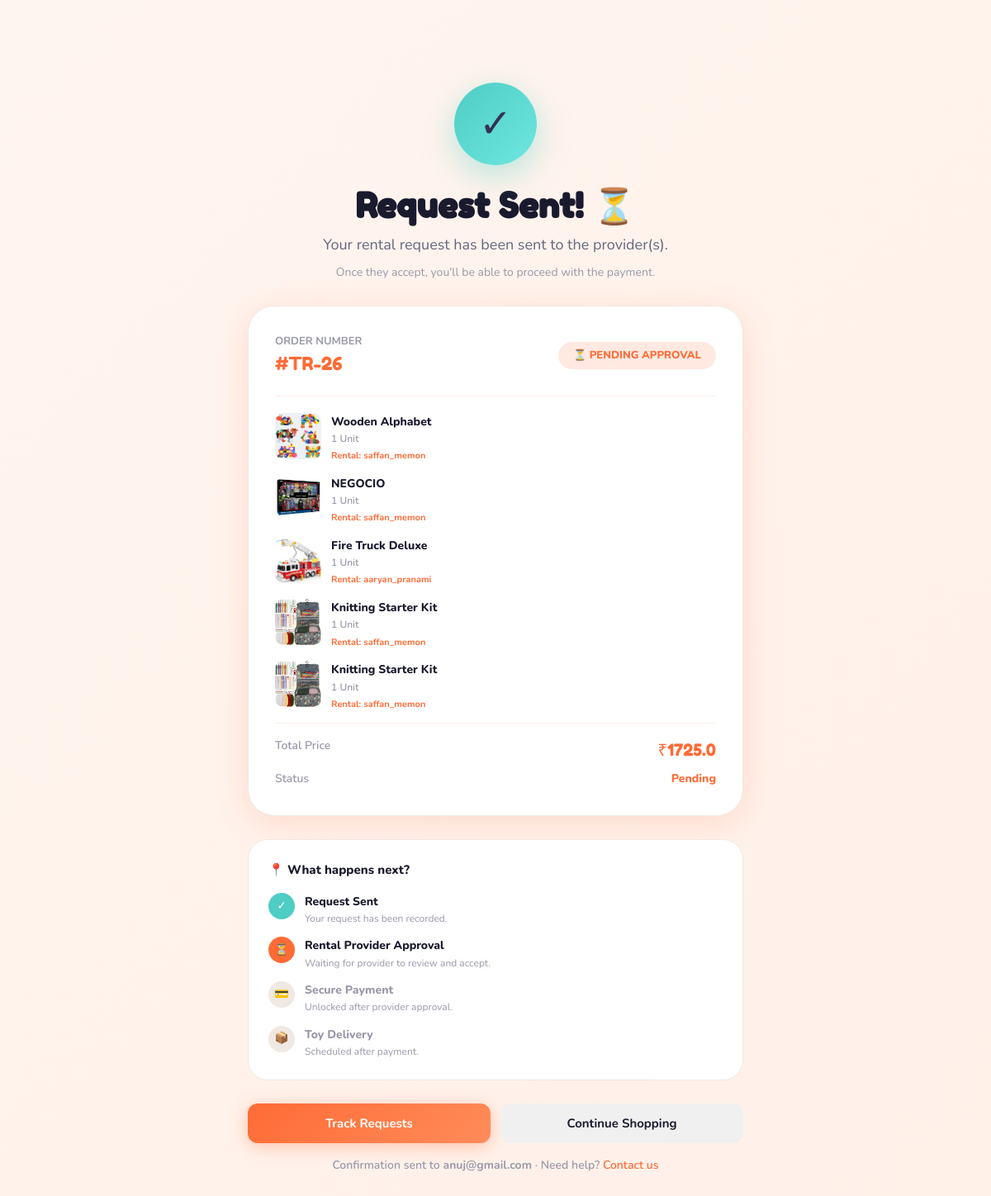
The page /ordersuccess_view/ (signed in) on the database its author committed.
### app_modules/adminapp/models.py (models this page shows, shortened)
class RentalRequest(models.Model):
    class Status(models.TextChoices):
        PENDING = 'PENDING', 'Pending'
        ACCEPTED = 'ACCEPTED', 'Accepted'
        REJECTED = 'REJECTED', 'Rejected'
        PAID = 'PAID', 'Paid'
        SHIPPED = 'SHIPPED', 'Shipped'
        DELIVERING = 'DELIVERING', 'Out for Delivery'
        COMPLETED = 'COMPLETED', 'Delivered'
    class PaymentMethod(models.TextChoices):
        CARD = 'CARD', 'Credit/Debit Card'
        COD = 'COD', 'Cash on Delivery'
    user = models.ForeignKey(settings.AUTH_USER_MODEL, on_delete=models.CASCADE, related_name='rental_requests')
    toy = models.ForeignKey(toy, on_delete=models.CASCADE)
    rental_provider = models.ForeignKey(settings.AUTH_USER_MODEL, on_delete=models.CASCADE, related_name='provided_rentals')
    quantity = models.IntegerField()
    total_price = models.FloatField()
    security_deposit = models.FloatField()
    status = models.CharField(max_length=20, choices=Status.choices, default=Status.PENDING)
    payment_method = models.CharField(max_length=20, choices=PaymentMethod.choices, default=PaymentMethod.CARD)
    first_name = models.CharField(max_length=100, null=True, blank=True)
    last_name = models.CharField(max_length=100, null=True, blank=True)
    email = models.EmailField(null=True, blank=True)
    phone = models.CharField(max_length=20, null=True, blank=True)
    address = models.TextField(null=True, blank=True)
    city = models.CharField(max_length=100, null=True, blank=True)
    pincode = models.CharField(max_length=20, null=True, blank=True)
    delivery_date = models.DateField(null=True, blank=True)
    created_at = models.DateTimeField(auto_now_add=True)
    updated_at = models.DateTimeField(auto_now=True)
    rental_duration_weeks = models.IntegerField(default=1)
    rental_end_date = models.DateField(null=True, blank=True)
    is_extension = models.BooleanField(default=False)
    original_rental = models.ForeignKey('self', on_delete=models.SET_NULL, null=True, blank=True, related_name='extensions')

class toy (models.Model):
    category =  models.ForeignKey(category,on_delete=models.CASCADE, null=True, blank=True)
    subcategory = models.ForeignKey(subcategory,on_delete=models.CASCADE, null=True, blank=True)
    added_by = models.ForeignKey(settings.AUTH_USER_MODEL, on_delete=models.CASCADE, null=True, blank=True)
    name =  models.CharField(max_length=100)
    description = models.TextField()
    long_description = models.TextField(null=True, blank=True)
    whats_included = models.TextField(null=True, blank=True)
    brand = models.CharField(max_length=255)
    age_group = models.CharField(max_length=255)
    rental_price_per_week = models.IntegerField()
    security_deposit = models.IntegerField()
    stock_quantity = models.IntegerField()
    available_quantity = models.IntegerField()
    condition = models.CharField(max_length=100)
    image = models.FileField(upload_to='toy_image')
    is_available = models.BooleanField(default=True)
    is_popular = models.BooleanField(default=False)
    is_on_sale = models.BooleanField(default=False)
    is_featured = models.BooleanField(default=False)
    created_at = models.DateTimeField(auto_now_add=True)
    update_at = models.DateTimeField(auto_now=True)

### app_modules/userapp/models.py (models this page shows, shortened)
class CustomUser(AbstractUser):
    class Role(models.TextChoices):
        ADMIN = 'ADMIN', 'Admin'
        RENTAL = 'RENTAL', 'Rental'
        USER = 'USER', 'User'
    GENDER_CHOICES = [
        ('Male', 'Male'),
        ('Female', 'Female'),
        ('Other', 'Other'),
    ]
    email = models.EmailField(blank=True, null=True)
    phone = models.CharField(max_length=15, blank=True, null=True)
    address = models.TextField(blank=True, null=True)
    profile_image = models.ImageField(upload_to='profile_images/', blank=True, null=True)
    date_of_birth = models.DateField(blank=True, null=True)
    gender = models.CharField(max_length=10, choices=GENDER_CHOICES, blank=True, null=True)
    city = models.CharField(max_length=100, blank=True, null=True)
    state = models.CharField(max_length=100, blank=True, null=True)
    pincode = models.CharField(max_length=10, blank=True, null=True)
    emergency_contact = models.CharField(max_length=15, blank=True, null=True)
    alternate_phone = models.CharField(max_length=15, blank=True, null=True)
    role = models.CharField(max_length=10,choices=Role.choices,default=Role.USER)
    is_approved = models.BooleanField(default=True)
    created_at = models.DateTimeField(auto_now_add=True)
    updated_at = models.DateTimeField(auto_now=True)

### app_modules/userapp/views.py (the view)
# urls.py: path('ordersuccess_view/',views.ordersuccess_view,name="ordersuccess_view"),
def ordersuccess_view(request):
    recent_requests = models.RentalRequest.objects.filter(user=request.user).order_by('-created_at')[:5]
    total_payable = sum(r.total_price + r.security_deposit for r in recent_requests)
    return render(request, 'tmp_user/ordersuccess.html', {'requests': recent_requests, 'total_payable': total_payable})

### templates/tmp_user/ordersuccess.html (shortened to what this page needs)
<!DOCTYPE html>
<html lang="en">
 {% load static %}
<head>
<link rel="stylesheet" href="{% static 'sta_user/css/style.css' %}">
</head>
<body>
<section style="min-height:100vh;display:flex;align-items:center;justify-content:center;background:linear-gradient(135deg,#FFF5EF,#FFF0E8);padding:100px 20px 60px">
  <div style="text-align:center;max-width:600px;width:100%">
    <div class="success-icon" style="width:100px;height:100px;background:linear-gradient(135deg,var(--secondary),#6EE7E0);border-radius:50%;display:flex;align-items:center;justify-content:center;font-size:48px;margin:0 auto 24px;box-shadow:0 12px 40px rgba(78,205,196,0.4)">✓</div>
    <h1 style="font-family:var(--font-display);font-size:42px;color:var(--dark);margin-bottom:8px">
      {% if requests.0.status == 'PENDING' %}Request Sent! ⏳
      {% elif requests.0.status == 'ACCEPTED' %}Request Accepted! 🎉
      {% elif requests.0.status == 'PAID' %}Order Confirmed! 🎁
      {% else %}Request {{ requests.0.status|title }}!{% endif %}
    </h1>
    <p style="font-size:18px;color:var(--text-light);margin-bottom:8px">
      {% if requests.0.status == 'PENDING' %}Your rental request has been sent to the provider(s).
      {% elif requests.0.status == 'ACCEPTED' %}Good news! Your request has been approved.
      {% elif requests.0.status == 'PAID' %}Thank you for your payment. Your toys are being prepared!
      {% else %}There was an update to your request.{% endif %}
    </p>
    <p style="font-size:14px;color:var(--text-muted);margin-bottom:24px">
      {% if requests.0.status == 'PENDING' %}Once they accept, you'll be able to proceed with the payment.
      {% elif requests.0.status == 'ACCEPTED' %}You can now complete the payment to finalize your order.
      {% elif requests.0.status == 'PAID' %}You can track your delivery in the "My Orders" section.
      {% endif %}
    </p>
    <div style="background:white;border-radius:var(--radius-xl);padding:32px;border:1px solid var(--border);box-shadow:var(--shadow-lg);margin:28px 0;text-align:left">
      <div style="display:flex;align-items:center;justify-content:space-between;margin-bottom:20px;flex-wrap:wrap;gap:12px">
        <div>
          <div style="font-size:13px;color:var(--text-muted);font-weight:700">ORDER NUMBER</div>
          <div style="font-family:var(--font-display);font-size:22px;color:var(--primary)">#TR-{{ requests.0.id }}</div>
        </div>
        <div style="background:rgba(255,107,53,0.15);color:var(--primary);padding:6px 18px;border-radius:50px;font-weight:800;font-size:13px">
          {% if requests.0.status == 'PENDING' %}⏳ PENDING APPROVAL
          {% elif requests.0.status == 'ACCEPTED' %}✅ ACCEPTED
          {% elif requests.0.status == 'PAID' %}💰 PAID & CONFIRMED
          {% else %}❌ {{ requests.0.status }}{% endif %}
        </div>
      </div>
        <div style="border-top:1px solid var(--border-light);padding-top:20px">
          {% for req in requests %}
          <div style="display:flex;gap:12px;margin-bottom:14px">
            {% if req.toy.image %}
            <img src="{{ req.toy.image.url }}" style="width:56px;height:56px;border-radius:10px;object-fit:cover" alt="{{ req.toy.name }}">
            {% else %}
            <div style="width:56px;height:56px;border-radius:10px;background:#f0f0f0;display:flex;align-items:center;justify-content:center;">🧸</div>
            {% endif %}
            <div>
              <div style="font-weight:800;font-size:14px;color:var(--dark)">{{ req.toy.name }}</div>
              <div style="font-size:12px;color:var(--text-muted);font-weight:600">{{ req.quantity }} Unit{{ req.quantity|pluralize }}</div>
              <div style="font-size:11px;color:var(--primary);font-weight:700;margin-top:2px">
                 Rental: {{ req.rental_provider.username }}
              </div>
            </div>
          </div>
          {% empty %}
          <p style="text-align:center;color:var(--text-muted);font-size:14px">No recent requests found.</p>
          {% endfor %}
        </div>
      <div style="border-top:1px solid var(--border-light);padding-top:16px;margin-top:4px">
        <div style="display:flex;justify-content:space-between;margin-bottom:8px;font-size:14px"><span style="color:var(--text-muted);font-weight:600">Total Price</span><span style="font-family:var(--font-display);font-size:20px;color:var(--primary)">₹{{ total_payable }}</span></div>
        <div style="display:flex;justify-content:space-between;font-size:14px"><span style="color:var(--text-muted);font-weight:600">Status</span><span style="font-weight:800;color:var(--primary)">{{ requests.0.status|title }}</span></div>
      </div>
    </div>
    <div style="background:white;border-radius:var(--radius-lg);padding:24px;border:1px solid var(--border);margin-bottom:28px;text-align:left">
      <div style="font-weight:800;font-size:15px;color:var(--dark);margin-bottom:16px">📍 What happens next?</div>
      <div style="display:flex;flex-direction:column;gap:12px">
        <div style="display:flex;gap:12px;align-items:flex-start">
          <div style="width:32px;height:32px;background:var(--secondary);border-radius:50%;display:flex;align-items:center;justify-content:center;color:white;font-size:14px;flex-shrink:0">✓</div>
          <div>
            <div style="font-weight:800;font-size:14px;color:var(--dark)">Request Sent</div>
            <div style="font-size:12px;color:var(--text-muted)">Your request has been recorded.</div>
          </div>
        </div>
        <div style="display:flex;gap:12px;align-items:flex-start">
          <div style="width:32px;height:32px;background:{% if requests.0.status != 'PENDING' %}var(--secondary){% else %}var(--primary){% endif %};border-radius:50%;display:flex;align-items:center;justify-content:center;color:white;font-size:14px;flex-shrink:0">
            {% if requests.0.status != 'PENDING' %}✓{% else %}⏳{% endif %}
          </div>
          <div>
            <div style="font-weight:800;font-size:14px;color:{% if requests.0.status == 'PENDING' %}var(--dark){% else %}var(--text-muted){% endif %}">Rental Provider Approval</div>
            <div style="font-size:12px;color:var(--text-muted)">
              {% if requests.0.status == 'PENDING' %}Waiting for provider to review and accept.{% else %}Provider has accepted your request.{% endif %}
            </div>
          </div>
        </div>
        <div style="display:flex;gap:12px;align-items:flex-start">
          <div style="width:32px;height:32px;background:{% if requests.0.status == 'PAID' or requests.0.status == 'COMPLETED' %}var(--secondary){% elif requests.0.status == 'ACCEPTED' %}var(--primary){% else %}var(--border){% endif %};border-radius:50%;display:flex;align-items:center;justify-content:center;color:white;font-size:14px;flex-shrink:0">
            {% if requests.0.status == 'PAID' or requests.0.status == 'COMPLETED' %}✓{% else %}💳{% endif %}
          </div>
          <div>
            <div style="font-weight:800;font-size:14px;color:{% if requests.0.status == 'ACCEPTED' %}var(--dark){% else %}var(--text-muted){% endif %}">Secure Payment</div>
            <div style="font-size:12px;color:var(--text-muted)">
              {% if requests.0.status == 'ACCEPTED' %}Please complete the payment to confirm.{% elif requests.0.status == 'PENDING' %}Unlocked after provider approval.{% else %}Payment successful.{% endif %}
            </div>
          </div>
        </div>
        <div style="display:flex;gap:12px;align-items:flex-start">
          <div style="width:32px;height:32px;background:{% if requests.0.status == 'PAID' %}var(--primary){% elif requests.0.status == 'COMPLETED' %}var(--secondary){% else %}var(--border){% endif %};border-radius:50%;display:flex;align-items:center;justify-content:center;color:white;font-size:14px;flex-shrink:0">
            {% if requests.0.status == 'COMPLETED' %}✓{% else %}📦{% endif %}
          </div>
          <div>
            <div style="font-weight:800;font-size:14px;color:{% if requests.0.status == 'PAID' %}var(--dark){% else %}var(--text-muted){% endif %}">Toy Delivery</div>
            <div style="font-size:12px;color:var(--text-muted)">
              {% if requests.0.status == 'PAID' %}Your toys are being prepared for delivery.{% elif requests.0.status == 'COMPLETED' %}Delivered and enjoying!{% else %}Scheduled after payment.{% endif %}
            </div>
          </div>
        </div>
      </div>
    </div>
    <div style="margin-top:24px;display:flex;gap:12px">
        <a href="{% url 'my_orders_view' %}" class="btn btn-primary" style="flex:1;text-align:center;text-decoration:none;padding:12px;border-radius:12px;font-weight:700">Track Requests</a>
        <a href="{% url 'shop_view' %}" class="btn" style="flex:1;text-align:center;text-decoration:none;padding:12px;border-radius:12px;font-weight:700;background:#f0f0f0;color:var(--dark)">Continue Shopping</a>
      </div>
    <p style="margin-top:16px;font-size:14px;color:var(--text-muted);font-weight:600">Confirmation sent to <strong>{{ request.user.email }}</strong> · Need help? <a href="/contact_view/" style="color:var(--primary)">Contact us</a></p>
  </div>
</section>
</body>
</html>

### rows shown on the page
RentalRequest: id "26", toy.image (picture), toy.name "Wooden Alphabet", quantity "1", rental_provider.username "saffan_memon", status "Pending"
RentalRequest: toy.image (picture), toy.name "NEGOCIO", quantity "1", rental_provider.username "saffan_memon"
RentalRequest: toy.image (picture), toy.name "Fire Truck Deluxe", quantity "1", rental_provider.username "aaryan_pranami"
RentalRequest: toy.image (picture), toy.name "Knitting Starter Kit", quantity "1", rental_provider.username "saffan_memon"
RentalRequest: toy.image (picture), toy.name "Knitting Starter Kit", quantity "1", rental_provider.username "saffan_memon"
CustomUser: user.email "anuj@gmail.com"

### other values the page prints
{{ total_payable }} "1725.0"
